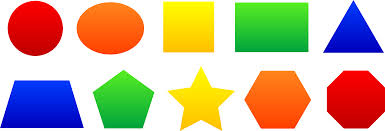
#> input picture gradient.png, 385 x 131 px
$ python binary_image.py
#> lines starting #> are read from the running program, lines starting #| are printed output that depends on the picture; after the words box and inside, x2 and y2 are one past the last pixel; in counts of white or black regions, pixels touching at a corner belong together
import numpy as np
import cv2

bw = cv2.imread("gradient.png",0)
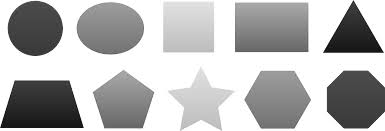
#> bw: shape (131, 385); min 2, max 255, mean 182
height,width = bw.shape[0:2]
#> height = 131; width = 385
cv2.imshow("orignal",bw)

binary = np.zeros([height,width,1],"uint8")
#slow threshold

threshold =85


for row in range(height):
    for col in range(width):
        if bw[row][col] > threshold:
            binary[row][col] = 255
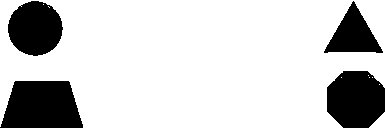
#> binary: shape (131, 385, 1); 80.5% white; 4 black regions, box (x1, y1, x2, y2) and area: (0, 81, 83, 128) 3236, (327, 71, 385, 128) 2745, (8, 1, 63, 56) 2318, (324, 1, 383, 53) 1539
cv2.imshow("slow_binary",binary)

#cv2 threshold  more faster way

ret,thre = cv2.threshold(bw,threshold,255,cv2.THRESH_BINARY)
#> ret = 85
cv2.imshow("cv threshold",thre)

cv2.waitKey(0)
cv2.destroyAllWindows()

$ run again, with sudoku.png copied over gradient.png
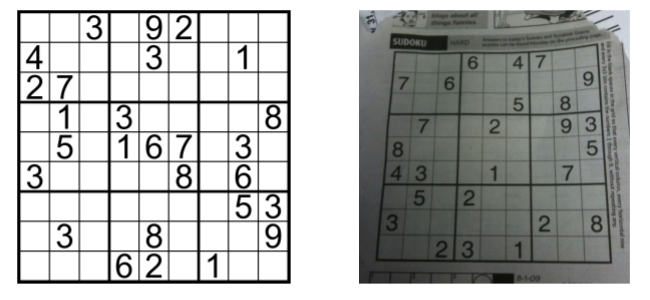
#> input picture sudoku.png, 650 x 300 px
#> after the loop `for row in range(height):`:
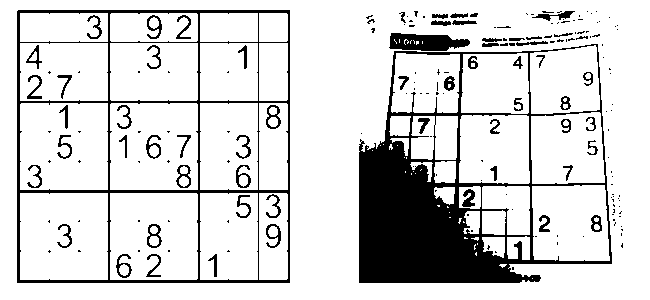
#> binary: shape (300, 650, 1); 84% white; 191 black regions (129 under 20 px), largest, box (x1, y1, x2, y2) and area: (359, 44, 612, 283) 18240, (17, 10, 290, 283) 5999, (389, 33, 470, 51) 1048
#> ret = 85
